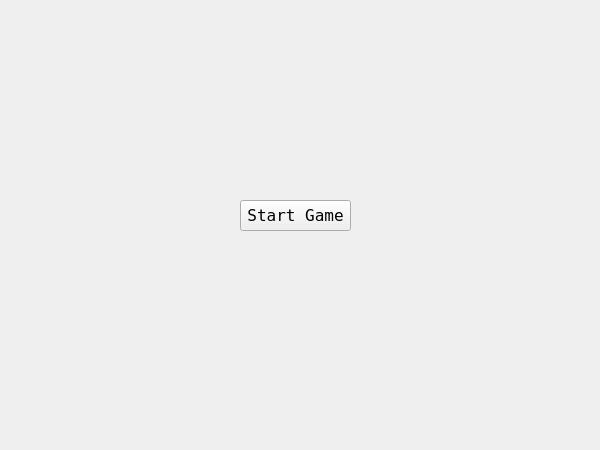
<?xml version="1.0" encoding="UTF-8"?>
<ui version="4.0">
 <class>StartScreen</class>
 <widget class="QWidget" name="StartScreen">
  <property name="geometry">
   <rect>
    <x>0</x>
    <y>0</y>
    <width>600</width>
    <height>450</height>
   </rect>
  </property>
  <property name="font">
   <font>
    <family>Fixedsys</family>
    <pointsize>12</pointsize>
   </font>
  </property>
  <property name="mouseTracking">
   <bool>true</bool>
  </property>
  <property name="windowTitle">
   <string>Form</string>
  </property>
  <widget class="QPushButton" name="startButton">
   <property name="geometry">
    <rect>
     <x>240</x>
     <y>200</y>
     <width>111</width>
     <height>31</height>
    </rect>
   </property>
   <property name="text">
    <string>Start Game</string>
   </property>
  </widget>
 </widget>
 <resources/>
 <connections/>
</ui>
